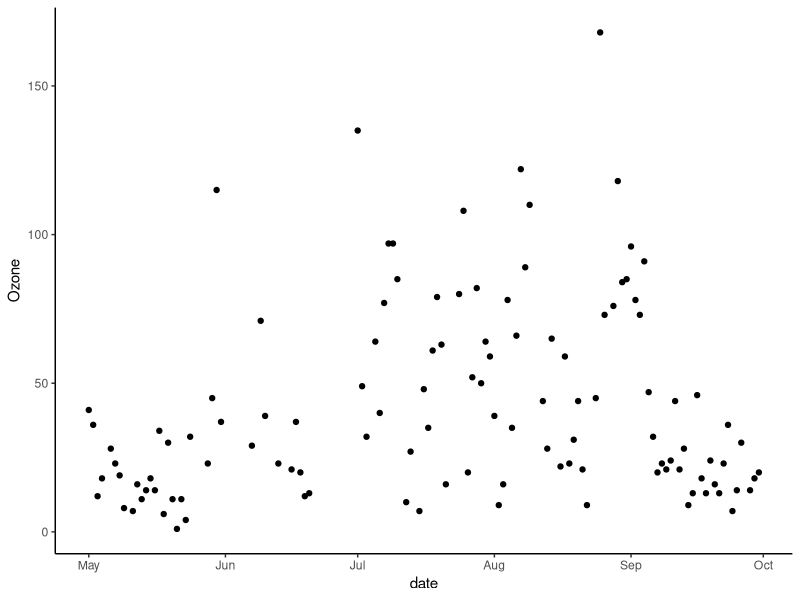

Reproduce this figure in R.
## ---- chunk 1
knitr::opts_chunk$set(echo = FALSE)
## ---- chunk 2
library("ggplot2")
library("dplyr")
library("lubridate")
library("rlang")
library(datasets)

 df <- datasets::airquality %>%
                mutate(date = ymd(paste("1979", Month, Day, sep = "-")))
 head(df)
## ---- chunk 3
ggplot(data = df, aes(x = date, y = Ozone)) + geom_point() + theme_classic()
